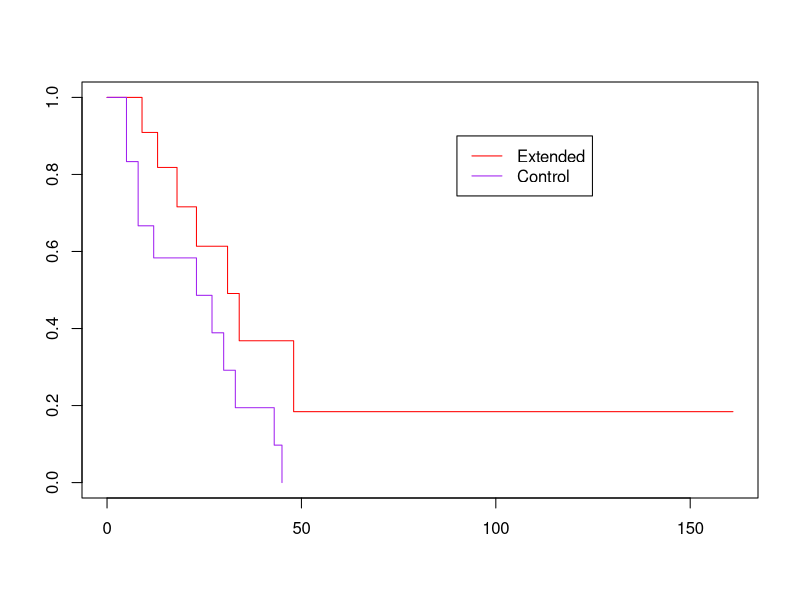
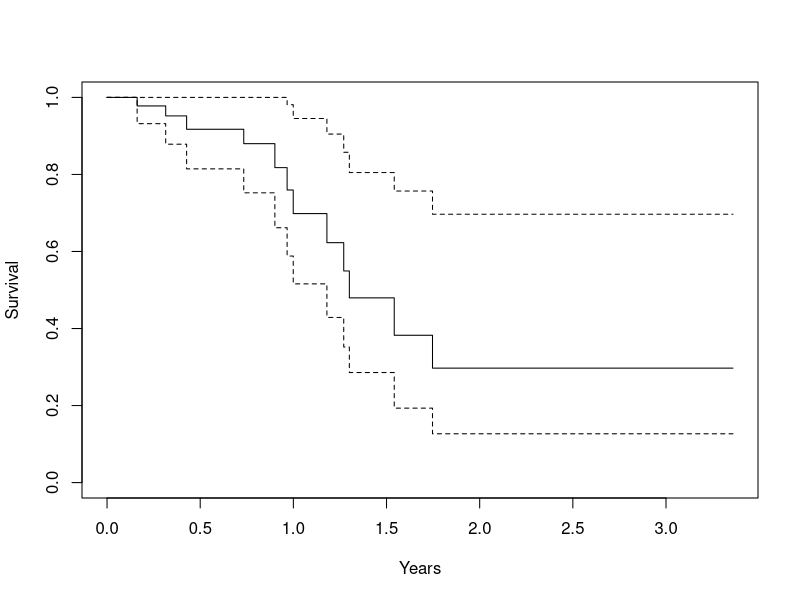

Source code (R) for these figures, in order:
## ---- chunk 1
library(survival)
leukemiaSurv <- survfit(Surv(time, status) ~ x, data = aml)
plot(leukemiaSurv, col = c("red", "purple"))
legend(90, .9, c("Extended", "Control"), lty = 1, col = c("red", "purple"))
## ---- chunk 2
# Fit a Cox proportional hazards model and plot the survival for a 60-year old 
fit <- coxph(Surv(futime, fustat) ~ age, data=ovarian) 
plot(survfit(fit, newdata=data.frame(age=60)), 
     xscale=365.25, xlab="Years", ylab="Survival")
